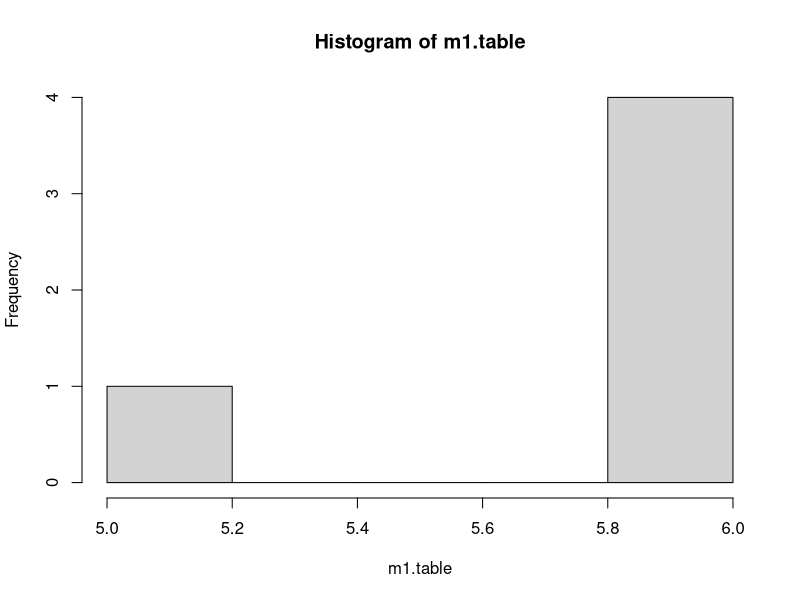
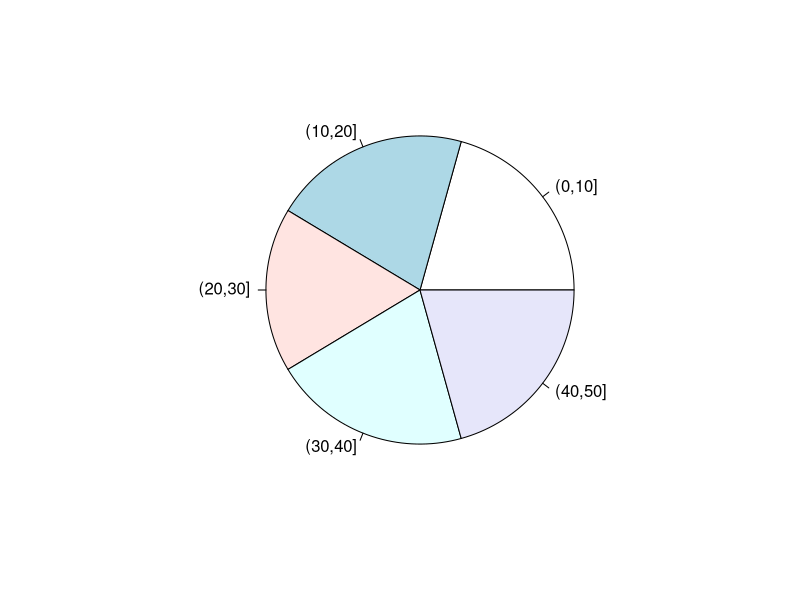

Write R code to recreate these figures, in order.
#question:1
x=c(10,20,30,10,40,50)
rep(x,c(3,5,2,2,3,4))
x

#question3
set.seed(09)
m=ceiling(runif(50,0,100))
m
cat(m)
range(m)
breaks=seq(0,100,by=10)
m.cuts=cut(m,breaks)
m.cuts
m.table=table(m.cuts)
m.table
cbind(m.table)

#question:2

Marks=c(10 , 12, 13, 14 , 17)
mean(Marks)
m1=ceiling(runif(29,0,50))
set.seed(09)
m1
cat(m1)
breaks=seq(0,50,by=10)
m1.cuts=cut(m1,breaks)
m1.cuts

m1.table=table(m1.cuts)
m1.table
cbind(m1.table)
hist(m1.table)
pie(m1.table)



